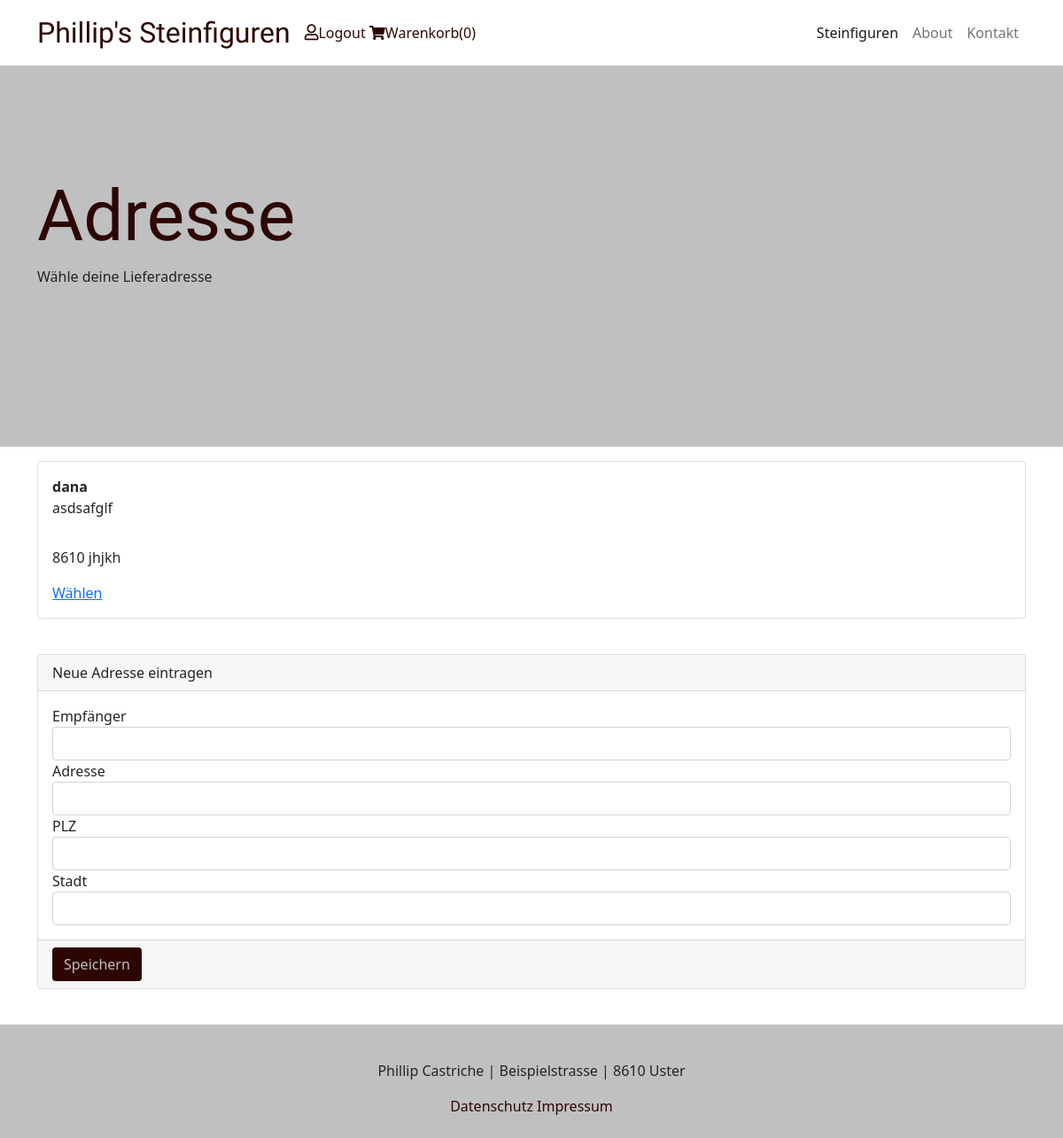
Screenshot of /index.php/checkout (signed in) with the database file from the repository.
### tables this page shows
CREATE TABLE `adresse` (
  `id` int(11) NOT NULL,
  `kunde_id` int(11) NOT NULL,
  `empfaenger` mediumtext NOT NULL,
  `adresse` varchar(255) NOT NULL,
  `plz` varchar(4) NOT NULL,
  `stadt` varchar(255) NOT NULL
);

### index.php (called while the page is built, shortened)
<?php
require_once ('function/database.php');
require_once('function/utilities.php');
require_once('function/lieferadresse.php');
require_once('route.php');

### function/database.php (called while the page is built, shortened)
<?php
function getDB(){
    static $db;
    if($db instanceof PDO){
        return $db;
    }
    $dsn = sprintf("mysql:host=%s;dbname=%s;charset=%s",DB_HOST,DB_DATABASE,DB_CHARSET);
    $db = new PDO($dsn,DB_USERNAME,DB_PASSWORD);
    return $db;
 }

### function/lieferadresse.php (called while the page is built, shortened)
<?php
function getDeliveryAddressesForUser(int $userId):array{
    $sql = "SELECT id, empfaenger,adresse, stadt, plz
            FROM adresse
            WHERE kunde_id =:userId";
    $statement = getDB()->prepare($sql);
    $addresses = [];
    $statement->execute([':userId' => $userId]);
    while($row = $statement->fetch()){
        $addresses[]=$row;
    }
    return $addresses;
}

### function/utilities.php (called while the page is built, shortened)
<?php
function escape(string $value):string{
    return htmlspecialchars($value, ENT_QUOTES,'UTF-8');
}

### page/lieferadresse.php (the view, shortened to what this page needs)
<!DOCTYPE html>
<html lang="de">
<head>
</head>
<body>
<?php include("includes/nav_page.inc.php")?>
<header id="steinfiguren" class="d-flex align-items-center">
  <div class="container">
    <div>
      <h1 class="display-1 pt-2">Adresse</h1>
      <p>Wähle deine Lieferadresse</p>
    </div>
  </div>
</header>
<section id="selectAdress">
    <div class="container my-3">
        <div class="row">
        <?php foreach($deliveryAddresses as $deliveryAddress):?>
            <div class="col">
                <div class="card">
                    <div class="card-body">
                        <strong class="empfaenger"> <?= $deliveryAddress['empfaenger']?></strong>
                        <div class="adresse"><?= $deliveryAddress['adresse']?></div>
                    </div>
                    <div class="card-body">
                    <p class="stadt">
                    <?= $deliveryAddress['plz']?> <?= $deliveryAddress['stadt']?>
                    </p>
                    <a href="index.php/selectLieferadresse/<?=$deliveryAddress['id']?>" class="cart-link">Wählen</a>
                    </div>
                </div>
            </div>
        <?php endforeach;?>
        </div>
    </div>
</section>
<section id="neuelieferadresse">
    <div class="container py-4">
        <form method="POST" action="index.php/lieferadresse/add">
            <div class="card">
                <div class="card-header">Neue Adresse eintragen
                </div>
                <div class="card-body">
                    <div class="form-group">
                        <label for="empfaenger">Empfänger</label>
                        <input name="empfaenger" value="<?= escape($empfaenger) ?>" class="form-control <?= $empfaengerIsValid?'':' is-invalid'?>" id="empfaenger">
                    </div>
                    <div class="form-group">
                        <label for="adresse">Adresse</label>
                        <input name="adresse" value="<?= escape($adresse) ?>"  class="form-control <?= $adresseIsValid?'':' is-invalid'?>" id="adresse">
                    </div>
                    <div class="form-group">
                        <label for="plz">PLZ</label>
                        <input name="plz" value="<?= escape($plz) ?>"  class="form-control <?= $plzIsValid?'':' is-invalid'?>" id="plz">
                    </div>
                    <div class="form-group">
                        <label for="stadt">Stadt</label>
                        <input name="stadt" value="<?= escape($stadt) ?>" class="form-control <?= $stadtIsValid?'':' is-invalid'?>" id="stadt">
                    </div>
                </div>
                <div class="card-footer">
                    <button class="btn">Speichern</button>
                </div>
            </div>
        </form>
    </div>
</section>
</body>
</html>

### css/global.css (style rules this page uses)
:root { --braun: #2e0601; --grau: #6f6f6f; --hellgrau: #c0c0c0; }
body { overflow-x: hidden; }
h1, h2, h3, h4, h5 { font-family: "Tangerine", cursive, Arial, Helvetica, sans-serif; color: var(--braun); }
header { background: var(--hellgrau); height: 30rem; }
form button, #cartItems .btn { background-color: var(--braun) !important; color: var(--hellgrau) !important; }

### css/nav_footer.css (style rules this page uses)
nav .btngroup a, footer a { color: var(--braun); text-decoration: none; }
footer { background: var(--hellgrau); }

### rows the page displays
adresse: empfaenger "dana", adresse "asdsafglf", plz "8610", stadt "jhjkh"

### other values shown
$countCartItems "0"
